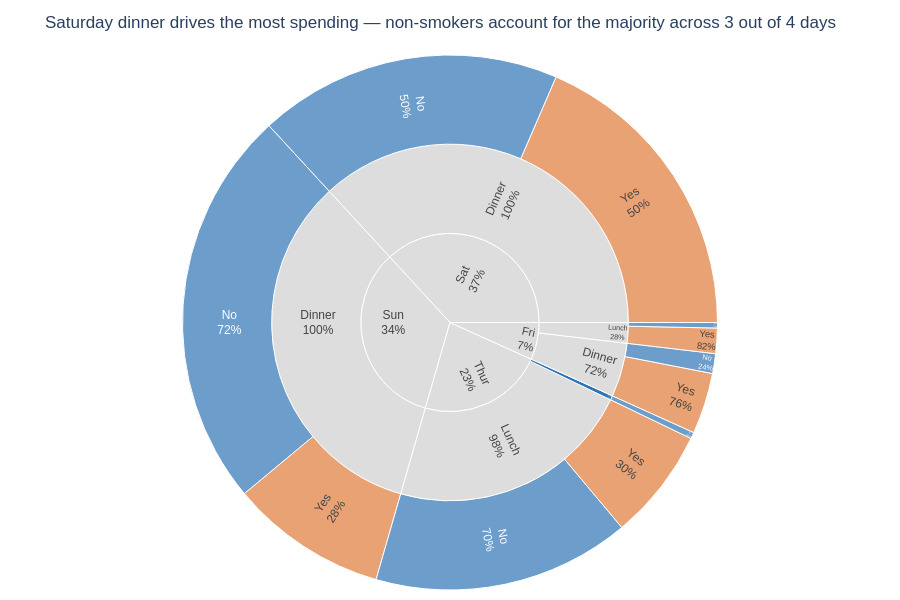

The notebook cell saved with this chart:
### Markdown cell above
## Task 2 — Sunburst: tipping behaviour by day and meal time

### Code cell
# ── Data prep ─────────────────────────────────────────────────────────────────
tips = px.data.tips()

# Aggregate total bill per group — sum, not count
df_sun = (
    tips.groupby(['day', 'time', 'smoker'])['total_bill']
    .sum()
    .reset_index()
)

# CVD-safe blue/orange palette for smoker status
smoker_palette = {
    'No':  '#2E75B6',   # blue: non-smoker
    'Yes': '#E07B39',   # orange: smoker
}

# ── Step 1: Plotly Express base chart ─────────────────────────────────────────
fig = px.sunburst(
    df_sun,
    path=['day', 'time', 'smoker'],    
    values='total_bill',
    color='smoker',
    color_discrete_map=smoker_palette,
    labels={'total_bill': 'Total bill ($)', 'smoker': 'Smoker'},
    title='''Saturday dinner drives the most spending — non-smokers account for the majority across 3 out of 4 days''',
    width=900, height=600
)

# ── Step 2: Customisation ─────────────────────────────────────────────────────
fig.update_traces(
    textinfo='label+percent parent',   # % of parent segment
    hovertemplate='<b>%{label}</b><br>$%{value:,.0f}<br>%{percentParent:.0%} of %{parent}<extra></extra>',
    insidetextorientation='radial',    # text follows the curve of each segment
)

# Grey out parent nodes (day and time level)
fig.data[0].marker.colors = [
    c if c in smoker_palette.values() else '#DDDDDD'
    for c in fig.data[0].marker.colors
]

fig.update_layout(
    font=dict(family='Arial', size=12),
    margin=dict(l=10, r=10, t=55, b=10),
    paper_bgcolor='white',
)

fig.show()

### Figure 1 — Plotly figure (JSON) as saved in the notebook; plotly's stock layout.template omitted (floating-point values rounded to 4 significant figures)
{"data": [{"branchvalues": "total", "customdata": [["No"], ["No"], ["No"], ["Yes"], ["Yes"], ["Yes"], ["No"], ["No"], ["No"], ["Yes"], ["Yes"], ["(?)"], ["(?)"], ["(?)"], ["No"], ["(?)"], ["(?)"], ["(?)"], ["(?)"], ["(?)"], ["(?)"]], "domain": {"x": [0, 1], "y": [0, 1]}, "hovertemplate": "<b>%{label}</b><br>$%{value:,.0f}<br>%{percentParent:.0%} of %{parent}<extra></extra>", "ids": ["Fri/Dinner/No", "Sun/Dinner/No", "Fri/Lunch/No", "Fri/Dinner/Yes", "Sun/Dinner/Yes", "Fri/Lunch/Yes", "Sat/Dinner/No", "Thur/Dinner/No", "Thur/Lunch/No", "Sat/Dinner/Yes", "Thur/Lunch/Yes", "Fri/Dinner", "Sat/Dinner", "Sun/Dinner", "Thur/Dinner", "Fri/Lunch", "Thur/Lunch", "Fri", "Sat", "Sun", "Thur"], "insidetextorientation": "radial", "labels": ["No", "No", "No", "Yes", "Yes", "Yes", "No", "No", "No", "Yes", "Yes", "Dinner", "Dinner", "Dinner", "Dinner", "Lunch", "Lunch", "Fri", "Sat", "Sun", "Thur"], "marker": {"colors": ["#2E75B6", "#2E75B6", "#2E75B6", "#E07B39", "#E07B39", "#E07B39", "#2E75B6", "#2E75B6", "#2E75B6", "#E07B39", "#E07B39", "#DDDDDD", "#DDDDDD", "#DDDDDD", "#2E75B6", "#DDDDDD", "#DDDDDD", "#DDDDDD", "#DDDDDD", "#DDDDDD", "#DDDDDD"]}, "name": "", "parents": ["Fri/Dinner", "Sun/Dinner", "Fri/Lunch", "Fri/Dinner", "Sun/Dinner", "Fri/Lunch", "Sat/Dinner", "Thur/Dinner", "Thur/Lunch", "Sat/Dinner", "Thur/Lunch", "Fri", "Sat", "Sun", "Thur", "Fri", "Thur", "", "", "", ""], "textinfo": "label+percent parent", "type": "sunburst", "values": [57.7, 1169.0, 15.98, 178.3, 458.3, 73.94, 884.8, 18.78, 751.3, 893.6, 326.2, 236.0, 1778.0, 1627.0, 18.78, 89.92, 1078.0, 325.9, 1778.0, 1627.0, 1096.0]}], "layout": {"font": {"family": "Arial", "size": 12}, "height": 600, "legend": {"tracegroupgap": 0}, "margin": {"b": 10, "l": 10, "r": 10, "t": 55}, "paper_bgcolor": "white", "title": {"text": "Saturday dinner drives the most spending — non-smokers account for the majority across 3 out of 4 days"}, "width": 900}}
